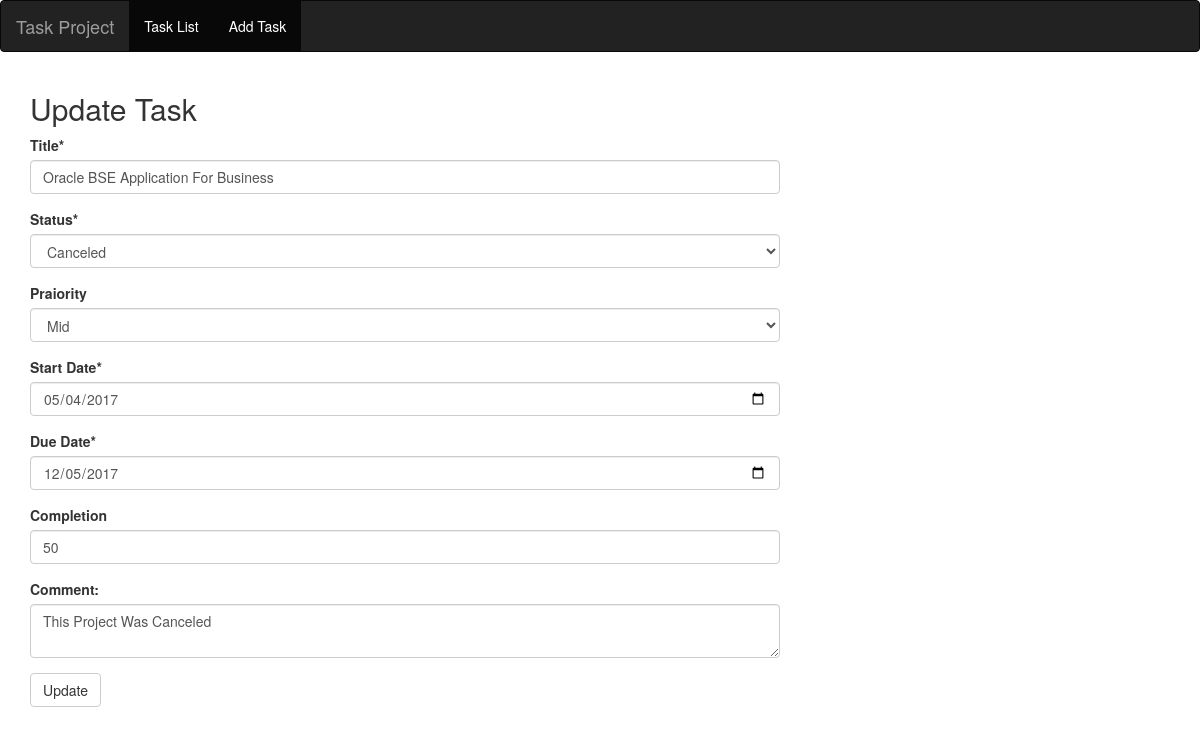
/indexOperator/dataEdit/10, run on the app's committed database.
### tables this page shows
CREATE TABLE tasktable
   (id            INTEGER PRIMARY KEY AUTOINCREMENT,
   title           TEXT    NOT NULL,
   status           TEXT,
   priority           TEXT,
   startDate           DATE,
   dueDate           DATE,
   completion           TEXT,
   comment           TEXT
   );

### system/lib/load.php (called while the page is built, shortened)
<?php
class load
{
	public function view($fileName, $data=null){
		include_once('operation/views/'. $fileName . '.php');
	}
}
 ?>

### operation/operators/indexOperator.php (called while the page is built, shortened)
<?php
class indexOperator extends superOperator
{
	public function dataEdit($dataId){
		$tableName = 'tasktable';
		$listObject = $this->load->model('dataModel');
		$data = $listObject->DataById($tableName,$dataId);
		$this->load->view('dataEdit',$data);
	}
}
 ?>

### index.php (called while the page is built, shortened)
<?php
include_once('includes/header.php');
$mainIndex = new mainIndex();
include_once('includes/footer.php');
 ?>

### system/lib/dbSqlite.php (called while the page is built, shortened)
<?php
class dbSqlite extends MyDB
{
   protected $conn = array();
   function __construct(){ $this->conn = new MyDB(); }
public function getById($tableName,$dataId){
   $sql =<<<EOF
      SELECT * from $tableName  where id=$dataId;
EOF;
   $ret = $this->conn->query($sql);
   return $ret;
   }
}
?>

### operation/models/dataModel.php (called while the page is built, shortened)
<?php
class dataModel extends superModel
{
public function DataById($tableName,$dataId){
	$query = $this->db->getById($tableName,$dataId);
	return $query;
}
}
?>

### operation/views/dataEdit.php (the view, shortened to what this page needs)
<div class="container">
  <div class="row">
      <div class="col-sm-8">
        <h2>Update Task</h2>
        <?php while($row = $data->fetchArray(SQLITE3_ASSOC)){ $id = $row['id']; ?>
        <form id="taskFor" action="<?php echo BASE_URL ?>/indexOperator/updateData/<?php echo $id; ?>" method="POST">
          <div class="form-group">
            <label for="title">Title*</label>
            <input type="text" class="form-control" id="title" name="title" value="<?php echo $row['title']; ?>" />
          </div>
          <div class="form-group">
            <label for="status">Status*</label>
            <select class="form-control" id="status" name="status">
              <option value="<?php echo $row['status']; ?>" ><?php echo $row['status']; ?></option>
            </select>
          </div>
          <div class="form-group">
            <label for="priority">Praiority</label>
            <select class="form-control" id="priority" name="priority">
              <option value="<?php echo $row['priority']; ?>"><?php echo $row['priority']; ?></option>
            </select>
          </div>
          <div class="form-group">
            <label for="startDate">Start Date*</label>
            <input type="date" class="form-control" id="startDate" name="startDate" value="<?php echo $row['startDate']; ?>">
          </div>
          <div class="form-group">
            <label for="dueDate">Due Date*</label>
            <input type="date" class="form-control" id="dueDate" name="dueDate" value="<?php echo $row['dueDate']; ?>" >
          </div>
          <div class="form-group">
            <label for="completion">Completion</label>
            <input type="number" class="form-control" id="completion" name="completion" value="<?php echo $row['completion']; ?>"  >
          </div>
          <div class="form-group">
            <label for="comm">Comment:</label>
            <textarea class="form-control" id="comm" name="comm"><?php echo $row['comment']; ?></textarea>
          </div>
          <button type="submit" class="btn btn-default">Update</button>
        </form>
        <?php } ?>
      </div>
    </div>
</div>

### data on the page
tasktable: title "Oracle BSE Application For Business", status "Canceled", priority "Mid", startDate "05/04/2017", dueDate "12/05/2017", completion "50", comm "This Project Was Canceled"
